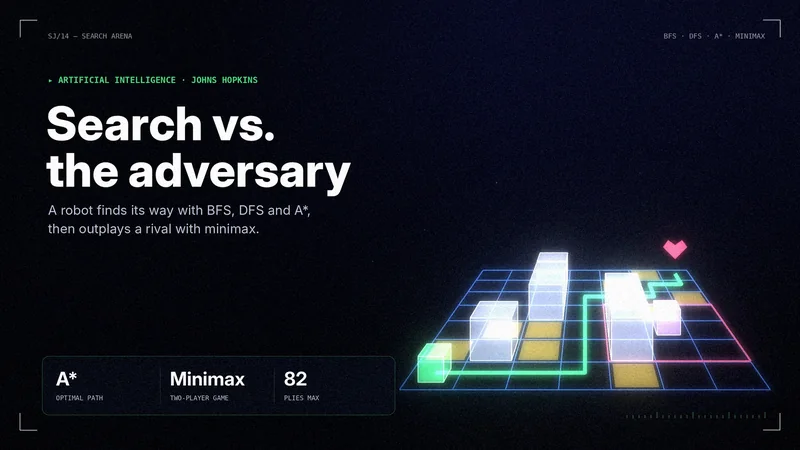
#> input picture docs/assets/posters/thumbs/ai-search-adversarial-agent-poster-thumb.webp, 800 x 450 px; its folder holds only this picture in this run
$ python make_preview_image.py out.png
#> lines starting #> are read from the running program, lines starting #| are printed output that depends on the picture; after the words box and inside, x2 and y2 are one past the last pixel; in counts of white or black regions, pixels touching at a corner belong together
from PIL import Image, ImageDraw, ImageFont, ImageFilter, ImageEnhance
import glob, sys
W,H=1200,630
R='/home/claude/sahiljangra12.github.io/'
order=['grid-data-centers','asda-lab','charm-city-pulse','baltimore-heat','neural','billback','krishi','global','policy','basket','street','tree','climate','four','thesis','planet','energy','sdg','claimback','blue','search']
files=sorted(glob.glob(R+'docs/assets/posters/thumbs/*.webp'))
def rank(f):
    n=f.split('/')[-1]
    for i,k in enumerate(order):
        if k in n: return i
    return 99
files=sorted(files,key=rank)
# --- poster wall, tilted
tw,th,gap=300,169,14
cols,rows=7,7
wall=Image.new('RGB',(cols*(tw+gap),rows*(th+gap)),(7,8,12))
k=0
for r in range(rows):
    off=-(tw//2) if r%2 else 0
    for c in range(cols+1):
        im=Image.open(files[k%len(files)]).convert('RGB').resize((tw,th),Image.LANCZOS); k+=1
        m=Image.new('L',(tw,th),0); ImageDraw.Draw(m).rounded_rectangle([0,0,tw-1,th-1],radius=14,fill=255)
#> after `m = Image.new('L', (tw, th), 0)`: m: PIL image 300x169 L; every value is 0
#> after `ImageDraw.Draw(m).rounded_rectangle([0, 0, tw - 1, th - 1], radius=14,`:
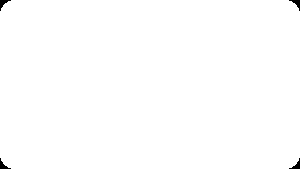
#> m: PIL image 300x169 L; 99.6% white; 4 black regions, box (x1, y1, x2, y2) and area: (0, 0, 11, 11) 46, (289, 0, 300, 11) 46, (0, 158, 11, 169) 46, (289, 158, 300, 169) 46
        wall.paste(im,(off+c*(tw+gap),r*(th+gap)),m)
wall=wall.rotate(9,resample=Image.BICUBIC,expand=False)
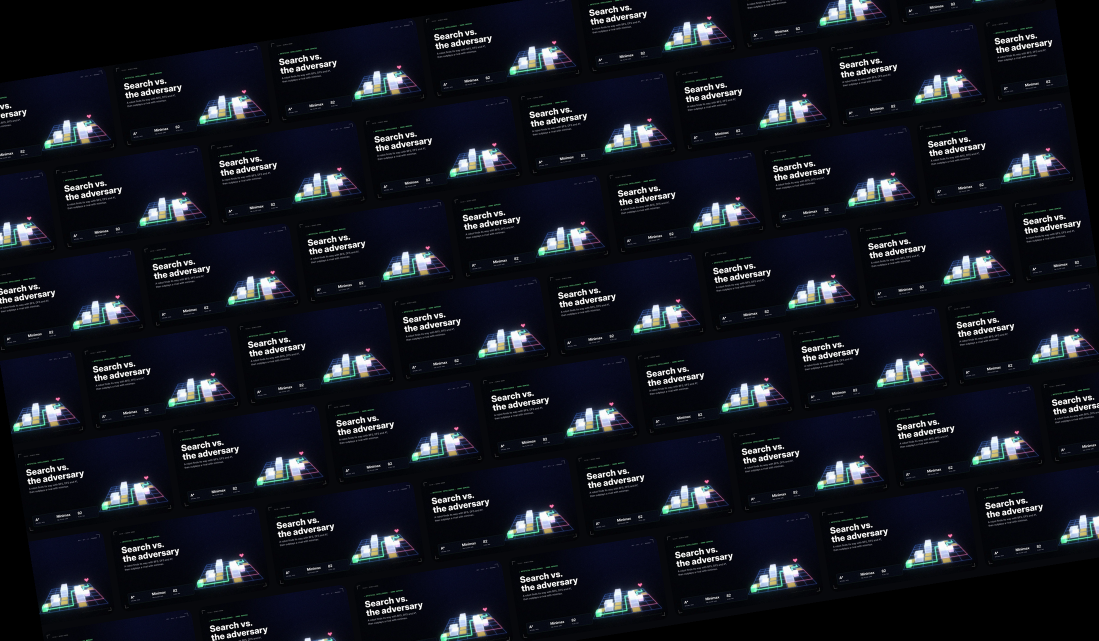
#> wall: PIL image 2198x1281 RGB (shown at 1/2 size); mean R, G, B 20.5, 23.4, 32.2
cx,cy=wall.width//2,wall.height//2
#> cx = 1099; cy = 640
bg=wall.crop((cx-W//2,cy-H//2,cx+W//2,cy+H//2))
bg=ImageEnhance.Brightness(bg).enhance(0.92)
# darken toward the middle band where the card sits, keep edges lively
shade=Image.new('L',(W,H),0); sd=ImageDraw.Draw(shade)
#> after `shade = Image.new('L', (W, H), 0)`: shade: PIL image 1200x630 L; every value is 0
sd.rounded_rectangle([420,150,W-150,H-140],radius=90,fill=150); shade=shade.filter(ImageFilter.GaussianBlur(70))
#> after `shade = shade.filter(ImageFilter.GaussianBlur(70))`:
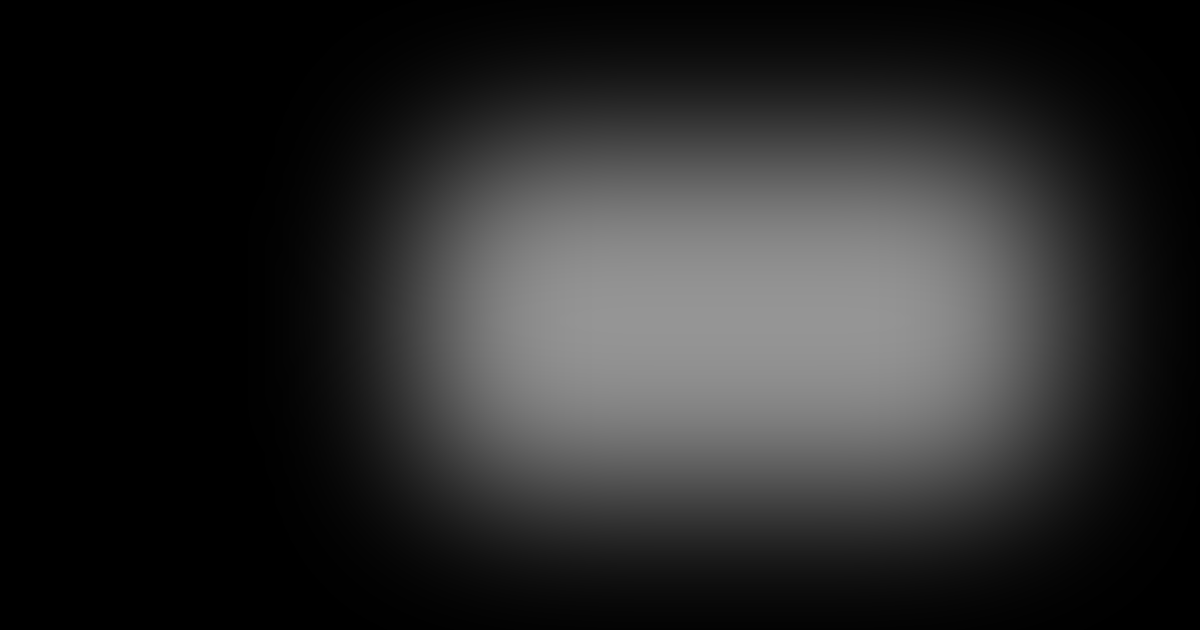
#> shade: PIL image 1200x630 L; min 0, max 149, mean 41.2
bg=Image.composite(Image.new('RGB',(W,H),(4,5,9)),bg,shade)
# --- glass card
card=[78,96,W-78,H-96]
blur=bg.filter(ImageFilter.GaussianBlur(5)); blur=ImageEnhance.Brightness(blur).enhance(0.78)
cm=Image.new('L',(W,H),0); ImageDraw.Draw(cm).rounded_rectangle(card,radius=54,fill=255)
#> after `ImageDraw.Draw(cm).rounded_rectangle(card, radius=54, fill=255)`:
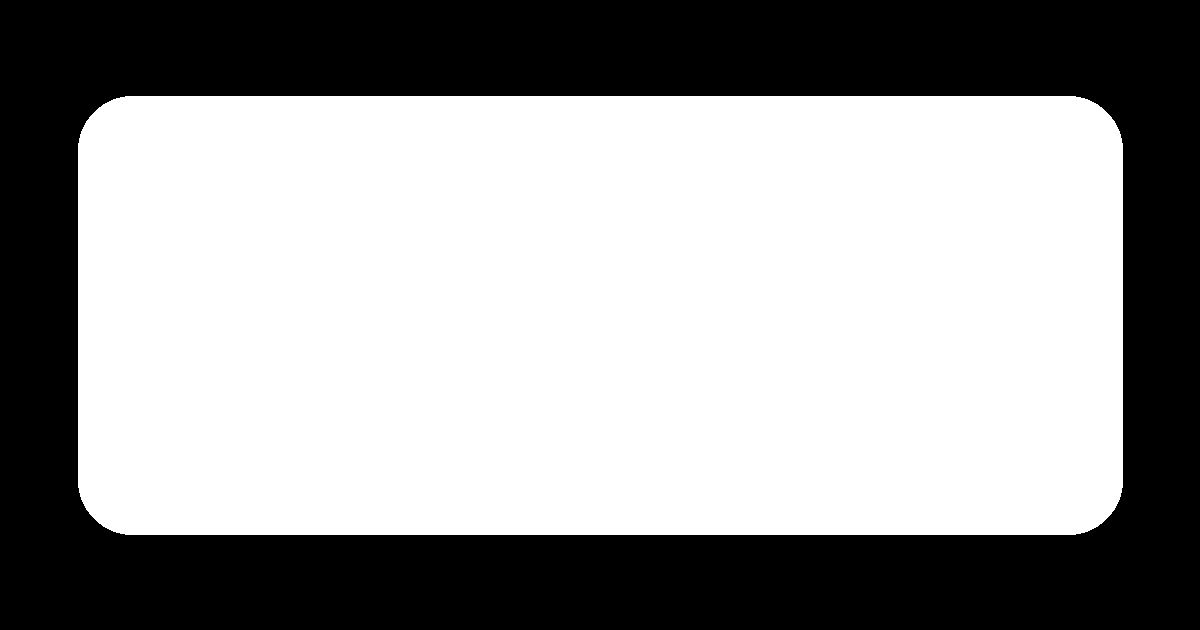
#> cm: PIL image 1200x630 L; 60.3% white; 1 black region, box (x1, y1, x2, y2) and area: (0, 0, 1200, 630) 299813
sh=Image.new('RGBA',(W,H),(0,0,0,0)); ImageDraw.Draw(sh).rounded_rectangle([card[0],card[1]+14,card[2],card[3]+14],radius=54,fill=(0,0,0,150)); sh=sh.filter(ImageFilter.GaussianBlur(26))
#> after `sh = Image.new('RGBA', (W, H), (0, 0, 0, 0))`: sh: PIL image 1200x630 RGBA; every value is 0
#> after `ImageDraw.Draw(sh).rounded_rectangle([card[0], card[1] + 14, card[2], `:
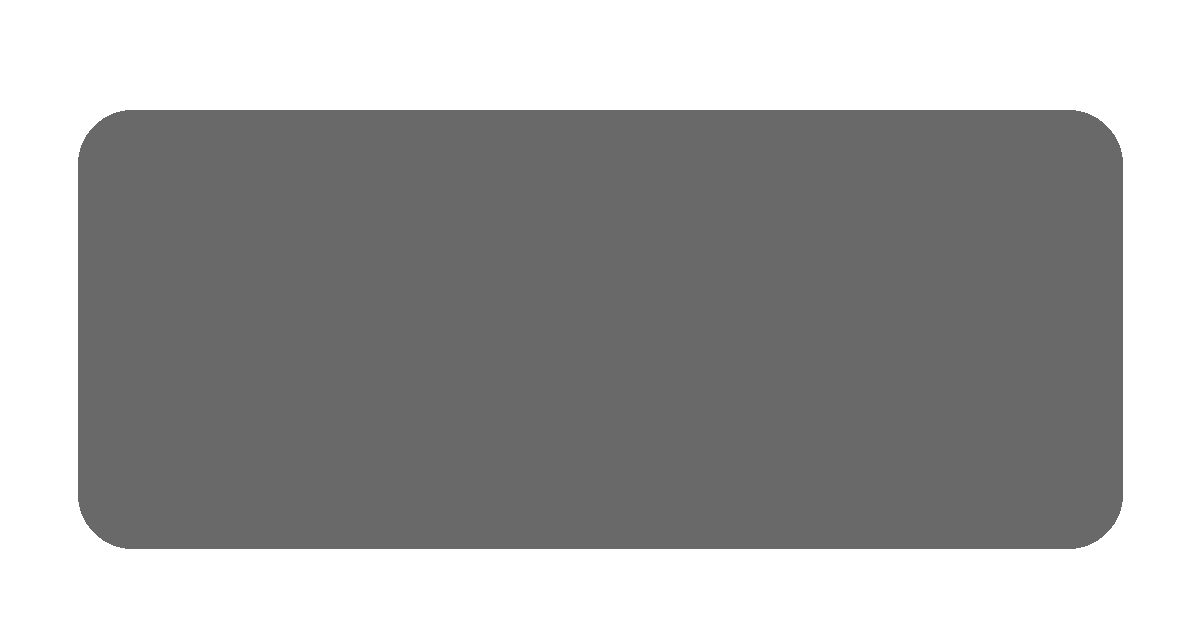
#> sh: PIL image 1200x630 RGBA; mean R, G, B, A 0, 0, 0, 90.5; transparent parts drawn white
#> after `sh = sh.filter(ImageFilter.GaussianBlur(26))`:
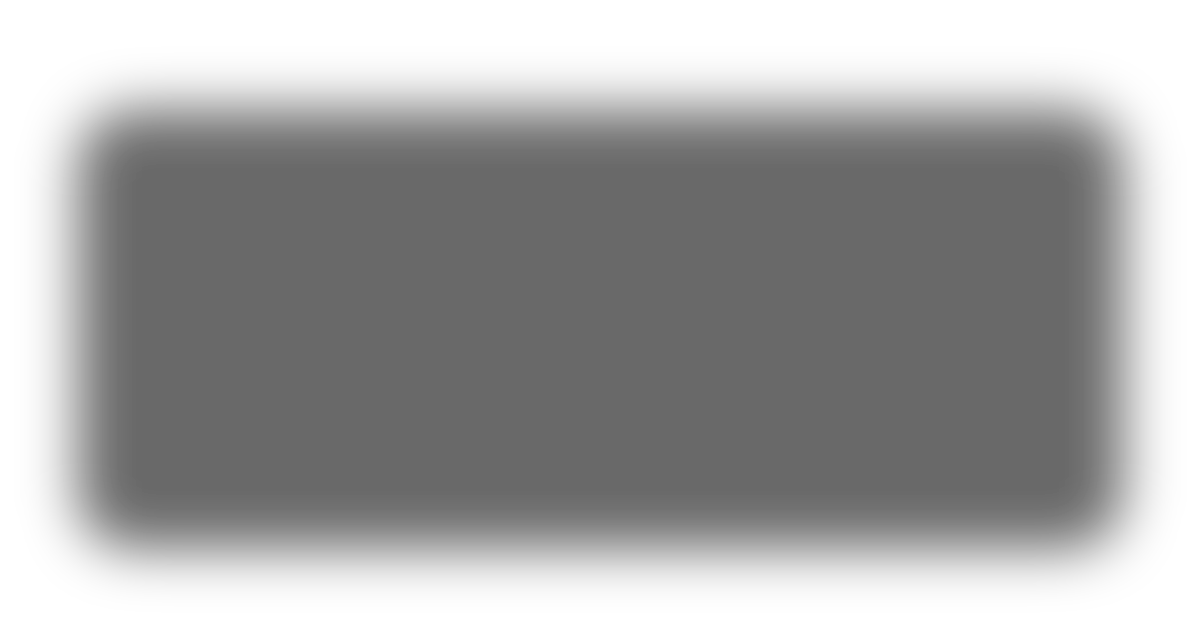
#> sh: PIL image 1200x630 RGBA; mean R, G, B, A 0, 0, 0, 90.5; transparent parts drawn white
bg=Image.alpha_composite(bg.convert('RGBA'),sh).convert('RGB')
bg=Image.composite(blur,bg,cm)
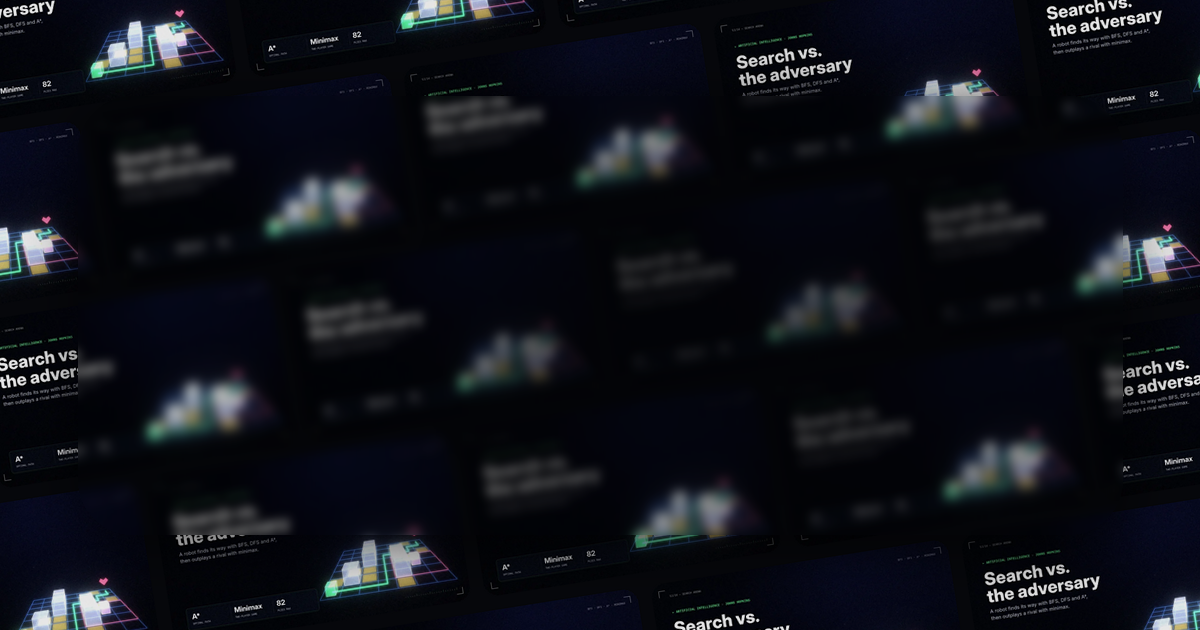
#> bg: PIL image 1200x630 RGB; mean R, G, B 14.6, 16.8, 23.7
ov=Image.new('RGBA',(W,H),(0,0,0,0)); od=ImageDraw.Draw(ov)
od.rounded_rectangle(card,radius=54,fill=(255,255,255,16),outline=(255,255,255,170),width=2)
bg=Image.alpha_composite(bg.convert('RGBA'),ov).convert('RGB')
# top rim highlight
hl=Image.new('RGBA',(W,H),(0,0,0,0)); ImageDraw.Draw(hl).arc([card[0],card[1],card[2],card[1]+108],180,360,fill=(255,255,255,0))
F='/usr/share/fonts/opentype/inter/'; f=lambda n,s:ImageFont.truetype(F+n,s)
# --- photo
P=320; px,py=122,(H-P)//2
#> (the run stopped early here; a loop or call above may not have finished)
